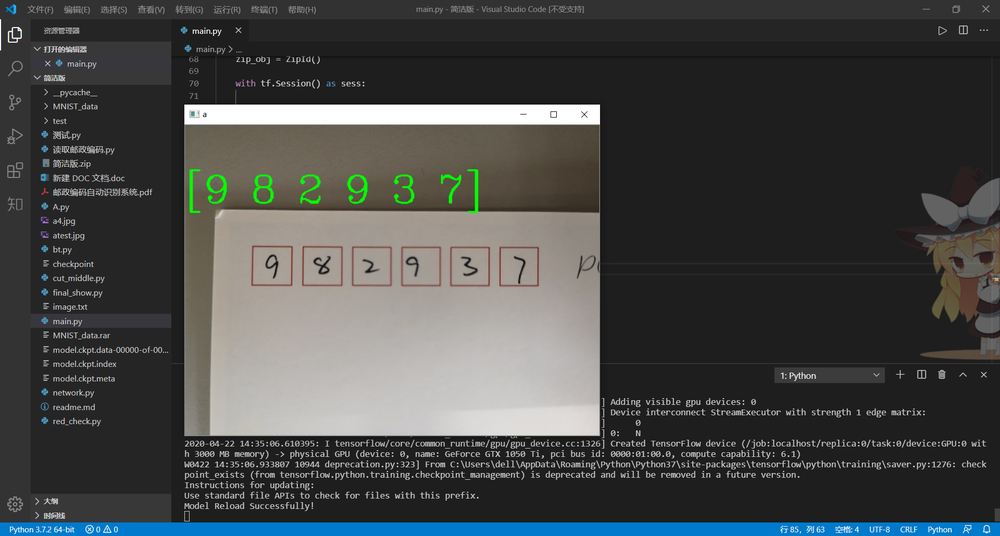
#> input picture FQBQ%WC]OT85(CW)J494B6A.png, 1000 x 536 px, shrunk from 1920 x 1030 before the run
$ python -i cut_middle.py   (imports and definitions only)
#> lines starting #> are read from the running program, lines starting #| are printed output that depends on the picture; after the words box and inside, x2 and y2 are one past the last pixel; in counts of white or black regions, pixels touching at a corner belong together
import cv2
import numpy as np


def ad_threshold(img):

    img = cv2.medianBlur(img, 5)
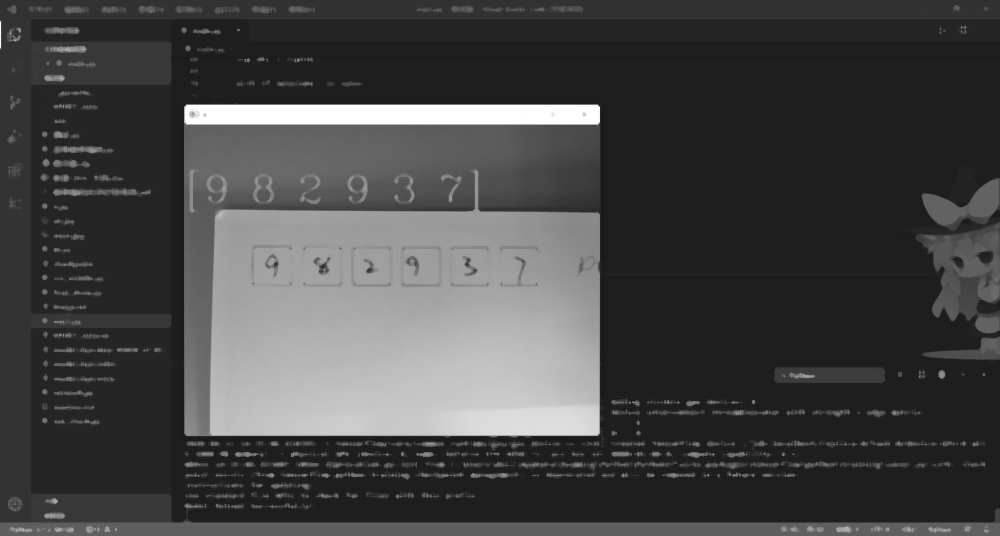
#> img: shape (536, 1000); min 21, max 255, mean 69.3
    img = cv2.GaussianBlur(img, (3, 3), 0) # 降噪处理

    th2 = cv2.adaptiveThreshold(img, 255, cv2.ADAPTIVE_THRESH_GAUSSIAN_C,
                                cv2.THRESH_BINARY, 19, 4)
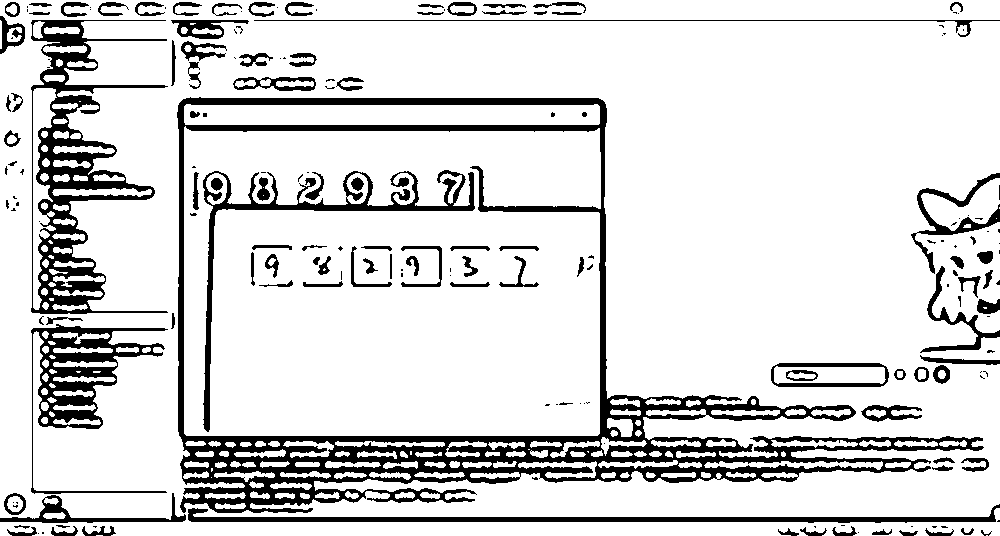
#> th2: shape (536, 1000); 85% white; 191 black regions (88 under 20 px), largest, box (x1, y1, x2, y2) and area: (177, 97, 984, 513) 36564, (31, 20, 168, 314) 10568, (31, 324, 168, 494) 5512

    return th2


def ad_cut_central(img):

    img = ad_threshold(cv2.cvtColor(img, cv2.COLOR_RGB2GRAY))

    lines, cols = img.shape
#> lines = 536; cols = 1000

    result = img.copy()

    lables_x = []
    lables_y = []

    mask = cv2.inRange(result, lowerb=0, upperb=20)

    mask = np.where(mask == np.max(mask))
#> mask = 80198 positions, rows 2 to 535, columns 0 to 999

    lables_x = mask[0]
    lables_y = mask[1]

    x_min = np.min(lables_x)-2 if np.min(lables_x)-2 > 0 else 0
#> x_min = 0
    x_max = np.max(lables_x)+2 if np.max(lables_x)+2 < lines else lines
#> x_max = 536

    y_min = np.min(lables_y)-2 if np.min(lables_y)-2 > 0 else 0
#> y_min = 0
    y_max = np.max(lables_y)+2 if np.max(lables_y)+2 < cols else cols
#> y_max = 1000

    test = img[x_min:x_max, y_min:y_max]

    di_x = x_max-x_min
#> di_x = 536
    di_y = y_max-y_min
#> di_y = 1000
    xy = [di_x, di_y]
#> xy = [536, 1000]

    liss = [x_min, x_max, y_min, y_max]
#> liss = [0, 536, 0, 1000]

    for i in range(len(liss)):
        if liss[i] < 0:
            liss[i] = 0
        if liss[i] > lines:
            liss[i] = lines
#> this loop made 4 passes
#> after the loop, liss = [0, 536, 0, 536]

    side_length = np.max(xy)
#> side_length = 1000

    cutten_tem = img[liss[0]:liss[1], liss[2]:liss[3]]
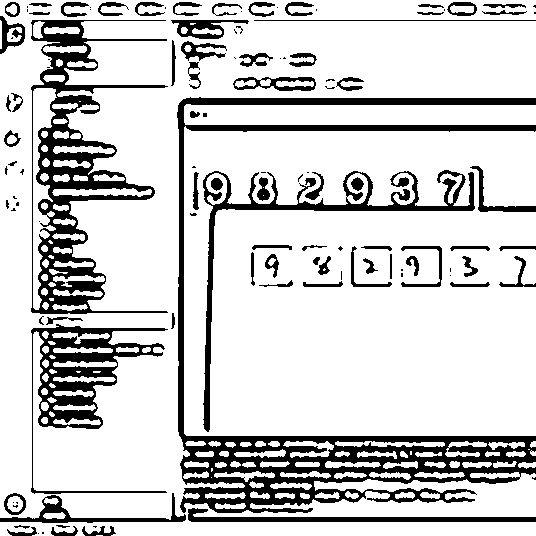
#> cutten_tem: shape (536, 536); 81.1% white; 118 black regions (48 under 20 px), largest, box (x1, y1, x2, y2) and area: (177, 97, 536, 513) 20320, (31, 20, 168, 314) 10568, (31, 324, 168, 494) 5512

    filling_gap = 20 + side_length
#> filling_gap = 1020

    cutten = np.ones((filling_gap, filling_gap))*255

    error_x = int((filling_gap-di_x)/2)
#> error_x = 242

    error_y = int((filling_gap-di_y)/2)
#> error_y = 10

    cutten[error_x:error_x+cutten_tem.shape[0],
           error_y:error_y+cutten_tem.shape[1]] = cutten_tem
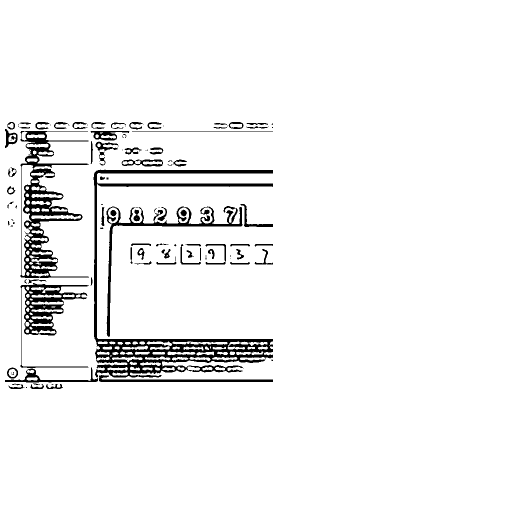
#> cutten: shape (1020, 1020) float64 (shown at 1/2 size); 94.8% white; 118 black regions (48 under 20 px), largest, box (x1, y1, x2, y2) and area: (187, 339, 546, 755) 20320, (41, 262, 178, 556) 10568, (41, 566, 178, 736) 5512

    return cutten

>>> import cv2
>>> picture = cv2.cvtColor(cv2.imread('FQBQ%WC]OT85(CW)J494B6A.png'), cv2.COLOR_BGR2RGB)
>>> result = ad_cut_central(picture)
